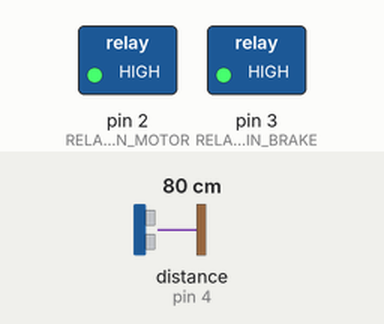
Recording of a sketch running on a simulated Arduino Uno, built with avr-gcc and run on an emulated ATmega328P. On the bench: switched loads named in the sketch (green lamp = pin HIGH). Wiring (inferred from the names in the program): ultrasonic range finder: trigger pin 5; echo pin 4. The inputs (shaded band) are chosen by the test bench; at power-on: distance to the obstacle (sensor on pin 4) 80 cm. The echo pulse lasts 58.3 µs per cm; pins used as bus, display or sensor lines are not drawn.

Above: at 1.2 s.
1.3 s: distance to the obstacle (sensor on pin 4) set to 98 cm
2.8 s: distance to the obstacle (sensor on pin 4) set to 104 cm
At 3.3 s:
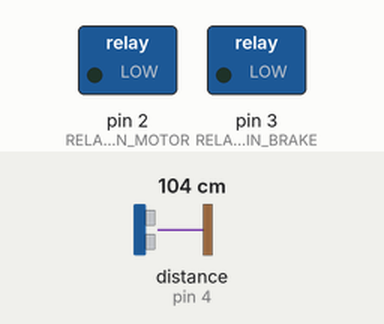
4.3 s: distance to the obstacle (sensor on pin 4) set to 2 cm
At 4.6 s:
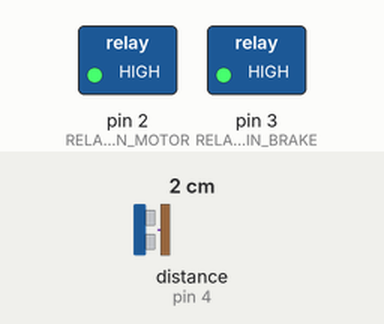
5.8 s: distance to the obstacle (sensor on pin 4) set to 120 cm
At 6.3 s:
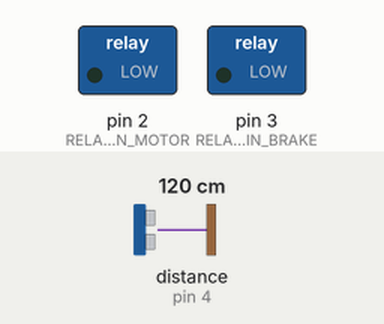
Timing chart, 0 to 8.4 s (numbered marks = the images above; inputs shaded):
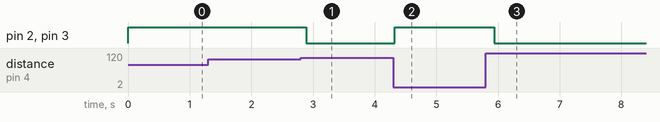

The sketch:

AutoBrakeSystem.ino
```cpp
// Define pins
const int TRIG_PIN = 5;
const int ECHO_PIN = 4;
const int RELAY_PIN_BRAKE = 3;
const int RELAY_PIN_MAIN_MOTOR = 2;

// Function prototypes
void initializePins();
void triggerSensor();
unsigned long getEchoDuration();
int calculateDistance(unsigned long duration);
void controlRelay(int distance);
void printDistance(int distance);

void setup() {
    Serial.begin(9600);
    initializePins();
}

void loop() {
    // Triggering the sensor
    triggerSensor();

    // Measuring the duration
    unsigned long duration = getEchoDuration();

    // Calculating distance in centimeters
    int distance = calculateDistance(duration);

    // Controlling relay based on distance
    controlRelay(distance);

    // Output distance to serial monitor
    // printDistance(distance);

    delay(200);
}

void initializePins() {
    pinMode(TRIG_PIN, OUTPUT);
  	pinMode(ECHO_PIN, INPUT);

    pinMode(RELAY_PIN_BRAKE, OUTPUT);
    pinMode(RELAY_PIN_MAIN_MOTOR, OUTPUT);

}

void triggerSensor() {
    digitalWrite(TRIG_PIN, LOW);
    delayMicroseconds(2);
    digitalWrite(TRIG_PIN, HIGH);
    delayMicroseconds(5);
    digitalWrite(TRIG_PIN, LOW);
}

unsigned long getEchoDuration() {
    return pulseIn(ECHO_PIN, HIGH);
}

int calculateDistance(unsigned long duration) {
    return duration * 0.034 / 2;
}

void controlRelay(int distance) {
    if (distance < 100) {
        digitalWrite(RELAY_PIN_BRAKE, HIGH);
        digitalWrite(RELAY_PIN_MAIN_MOTOR, HIGH);
    } else {
        digitalWrite(RELAY_PIN_BRAKE, LOW);
      	digitalWrite(RELAY_PIN_MAIN_MOTOR, LOW);

    }
}

void printDistance(int distance) {
    Serial.print(distance);
    Serial.println(" cm");
}
```

Measured:
- the behaviour switches between 101 and 102 cm on distance to the obstacle (sensor on pin 4) (found by bisection; images 0 and 1)
- after the input at 1.3 s, every drawn part: stays the same
- after the input at 2.8 s, pin 2 (RELAY_PIN_MAIN_MOTOR), pin 3 (RELAY_PIN_BRAKE): HIGH → LOW after 0.09 s
- after the input at 4.3 s, pin 2 (RELAY_PIN_MAIN_MOTOR), pin 3 (RELAY_PIN_BRAKE): LOW → HIGH at once
- after the input at 5.8 s, pin 2 (RELAY_PIN_MAIN_MOTOR), pin 3 (RELAY_PIN_BRAKE): HIGH → LOW after 0.14 s
